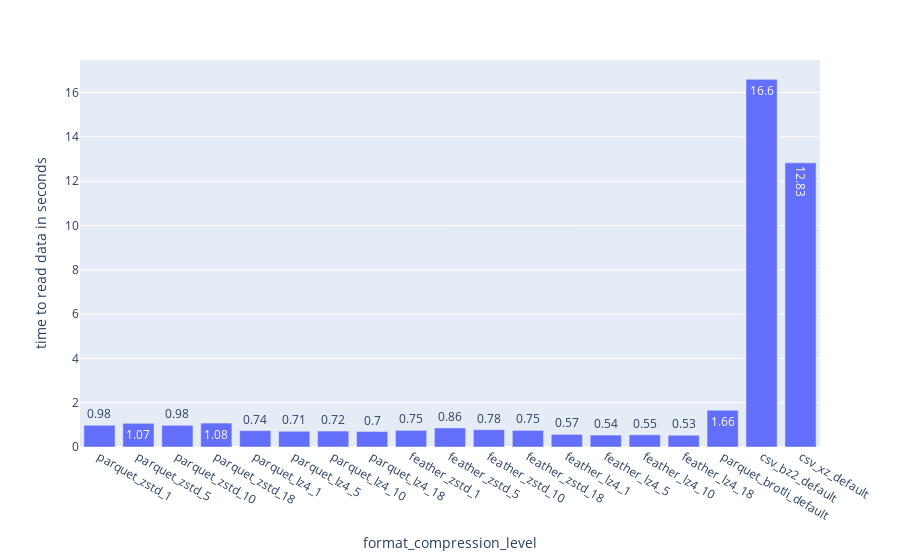

This figure's notebook cell:
### Code cell
fig = px.bar(df_interesting_levels, x="method_compression_with_level", y="read_time", text_auto=True,
             labels={"read_time": "time to read data in seconds",
                     "method_compression_with_level": "format_compression_level"},)
fig.show()
fig.write_image("./plots_category/pandas_ff_bar_read_time_feather.svg")

### Figure 1 — Plotly figure (JSON) as saved in the notebook; plotly's stock layout.template omitted (floating-point values rounded to 4 significant figures)
{"data": [{"alignmentgroup": "True", "hovertemplate": "format_compression_level=%{x}<br>time to read data in seconds=%{y}<extra></extra>", "legendgroup": "", "marker": {"color": "#636efa", "pattern": {"shape": ""}}, "name": "", "offsetgroup": "", "orientation": "v", "showlegend": false, "textposition": "auto", "texttemplate": "%{y}", "type": "bar", "x": ["parquet_zstd_1", "parquet_zstd_5", "parquet_zstd_10", "parquet_zstd_18", "parquet_lz4_1", "parquet_lz4_5", "parquet_lz4_10", "parquet_lz4_18", "feather_zstd_1", "feather_zstd_5", "feather_zstd_10", "feather_zstd_18", "feather_lz4_1", "feather_lz4_5", "feather_lz4_10", "feather_lz4_18", "parquet_brotli_default", "csv_bz2_default", "csv_xz_default"], "xaxis": "x", "y": [0.98, 1.07, 0.98, 1.08, 0.74, 0.71, 0.72, 0.7, 0.75, 0.86, 0.78, 0.75, 0.57, 0.54, 0.55, 0.53, 1.66, 16.6, 12.83], "yaxis": "y"}], "layout": {"barmode": "relative", "legend": {"tracegroupgap": 0}, "margin": {"t": 60}, "xaxis": {"anchor": "y", "domain": [0, 1], "title": {"text": "format_compression_level"}}, "yaxis": {"anchor": "x", "domain": [0, 1], "title": {"text": "time to read data in seconds"}}}}
